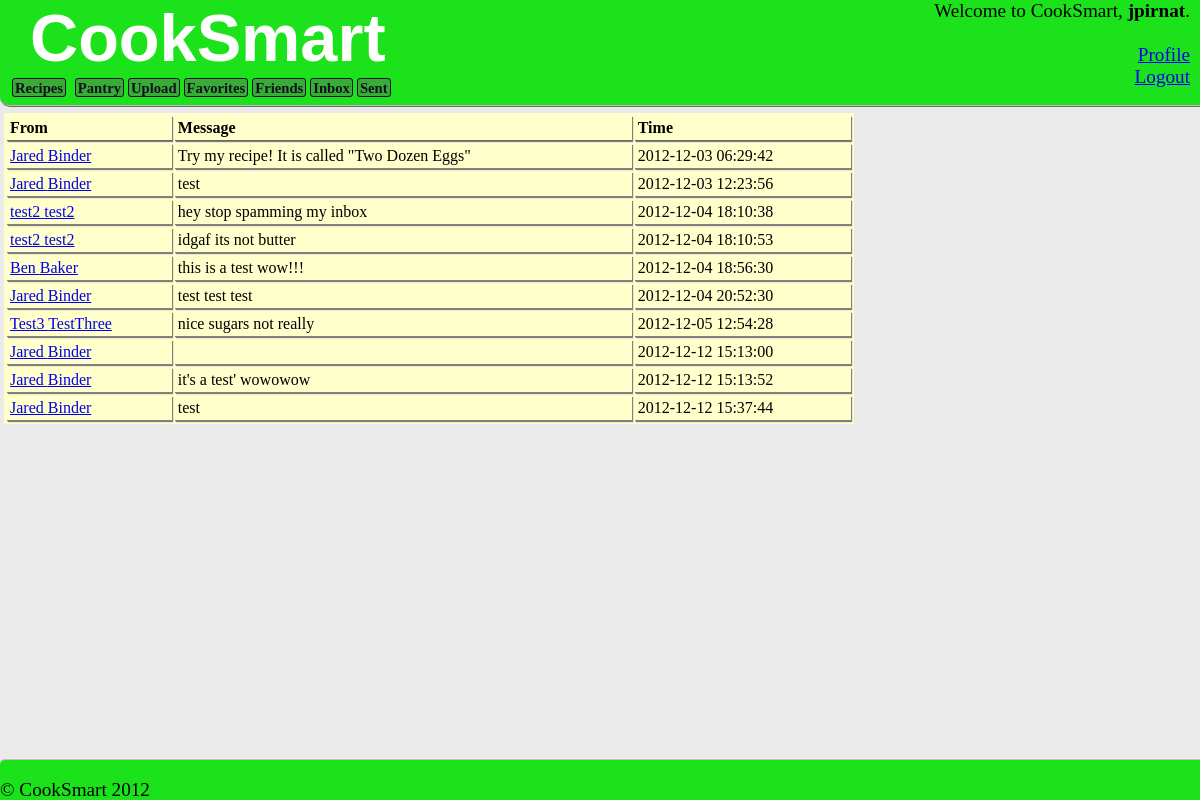
Screenshot of /sent.php (signed in) with the database file from the repository.
### tables this page shows
CREATE TABLE IF NOT EXISTS `messages` (
  `message_id` int(11) NOT NULL auto_increment,
  `from_user_id` int(11) NOT NULL,
  `to_user_id` int(11) NOT NULL,
  `message_text` text NOT NULL,
  `message_time` datetime NOT NULL,
  PRIMARY KEY  (`message_id`),
  KEY `from_user_id` (`from_user_id`),
  KEY `to_user_id` (`to_user_id`)
);

CREATE TABLE IF NOT EXISTS `users` (
  `user_id` int(11) NOT NULL auto_increment,
  `first_name` varchar(255) NOT NULL,
  `last_name` varchar(255) NOT NULL,
  `email` varchar(255) NOT NULL,
  `password` varchar(255) NOT NULL,
  `creation_datetime` datetime NOT NULL,
  `modified_datetime` datetime NOT NULL,
  `username` varchar(15) NOT NULL,
  PRIMARY KEY  (`user_id`)
);

### sent.php (the view, shortened to what this page needs)
<?php
	include_once "header.php";
?>
<?php
	if (!isset($_SESSION["is_logged_in"]))
	{
		echo "<p>You must be logged in to view this page.</p>";
	}
	else
	{
		$user_id = $_SESSION["user_id"];
		$link = mysql_connect($dbhost, $dbuser, $dbpass);
		$sql = "SELECT m.message_id, m.to_user_id, m.message_text, m.message_time, u.first_name, u.last_name FROM messages as m INNER JOIN users as u ON m.to_user_id=u.user_id WHERE m.from_user_id=$user_id;";
		$result = mysql_query($sql, $link);
		?>
		<table class="msg" id="sent" border="0" width="100%" cellpadding="3" cellspacing="3">
				<tr class="msg_toprow">
					<td class="msg_topcell">From</td>
					<td class="msg_topcell">Message</td>
					<td class="msg_topcell">Time</td>
				</tr>
		<?
		while ($row = mysql_fetch_array($result, MYSQL_ASSOC))
		{
			$to_user_id = $row["to_user_id"];
			$to_first_name = stripslashes($row["first_name"]);
			$to_last_name = stripslashes($row["last_name"]);
			$message_text = stripslashes($row["message_text"]);
			$message_time = $row["message_time"];
			echo "<tr class=\"msg_row\">\n";
			echo "<td class=\"msg_cell\"><a href=\"user.php?id=$to_user_id\">$to_first_name $to_last_name</a></td>\n";
			echo "<td class=\"msg_cell\">$message_text</td>\n";
			echo "<td class=\"msg_cell\">$message_time</td></tr>";
		}
		echo "</table>";
	}
?>
<?php
	include_once "footer.php";
?>

### main.css (style rules this page uses)
body { width: 850px; padding: 105px 0px 40px 0px; margin-left: 4px; margin-right: 0px; font-family: FranklinGothicFSCdRegular; font-size: 1.2em; font-weight: 500; background-color: #eaeaea; }
table.msg { background-color:#FFFFCC; }
td.msg_cell { border-bottom: 1px grey groove; box-shadow: 1px 1px 1px grey; }
td.msg_topcell { border-bottom: 1px #676767 groove; box-shadow: 1px 1px 1px grey; font-weight: bold; margin-bottom: 1px; }

### rows the page displays
messages: users.first_name "Jared", users.last_name "Binder", message_text "Try my recipe! It is called \"Two Dozen Eggs\"", message_time "2012-12-03 06:29:42"
messages: users.first_name "Jared", users.last_name "Binder", message_text "test", message_time "2012-12-03 12:23:56"
messages: users.first_name "test2", users.last_name "test2", message_text "hey stop spamming my inbox", message_time "2012-12-04 18:10:38"
messages: users.first_name "test2", users.last_name "test2", message_text "idgaf its not butter", message_time "2012-12-04 18:10:53"
messages: users.first_name "Ben", users.last_name "Baker", message_text "this is a test wow!!!", message_time "2012-12-04 18:56:30"
messages: users.first_name "Jared", users.last_name "Binder", message_text "test test test", message_time "2012-12-04 20:52:30"
messages: users.first_name "Test3", users.last_name "TestThree", message_text "nice sugars not really", message_time "2012-12-05 12:54:28"
messages: users.first_name "Jared", users.last_name "Binder", message_time "2012-12-12 15:13:00"
messages: users.first_name "Jared", users.last_name "Binder", message_text "it's a test' wowowow", message_time "2012-12-12 15:13:52"
messages: users.first_name "Jared", users.last_name "Binder", message_text "test", message_time "2012-12-12 15:37:44"

### other values shown
$_SESSION["username"] "jpirnat"
